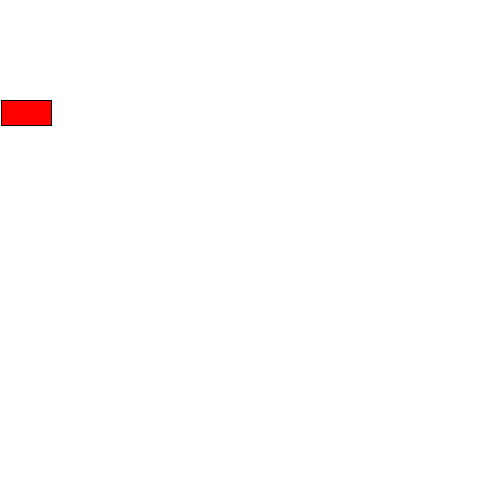
Frame 1 (no input)
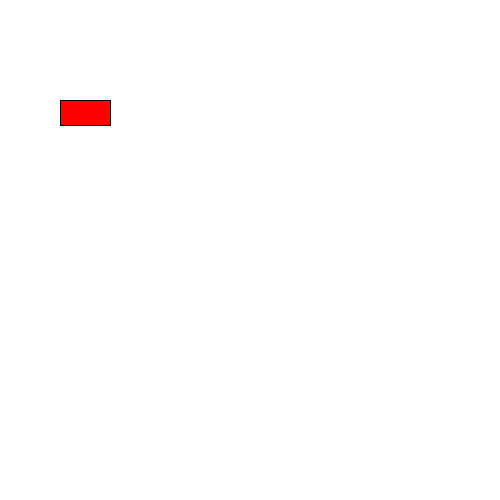
Frame 60 (the mouse pressed at the canvas centre just before this capture)
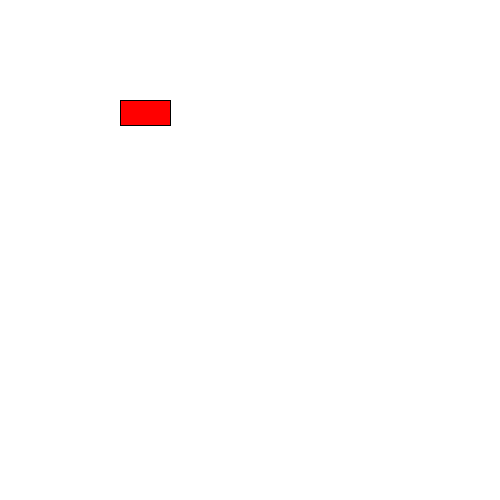
Frame 120 (the mouse held since frame 60 and released just before this capture)

The Processing sketch that drew these frames (run headless with seeded random() and noise(); from frame 60 on, the mouse is pressed at the canvas centre):

// Processing sketch: OOP_00_a
// ── OOP_00_a.pde
float posX;
float posY;
float size;
color col;


void setup() {
  posX = 0;
  posY = 100;
  size = 50;
  col  = color(255,0,0);
  
  size(500,500);
}


void draw() {
  background(255);
  mover();
  dibujar();
}

void mover(){
  posX ++;
  
}

void dibujar(){
  fill(col);
  rect(posX, posY, size, size/2);
  
}
